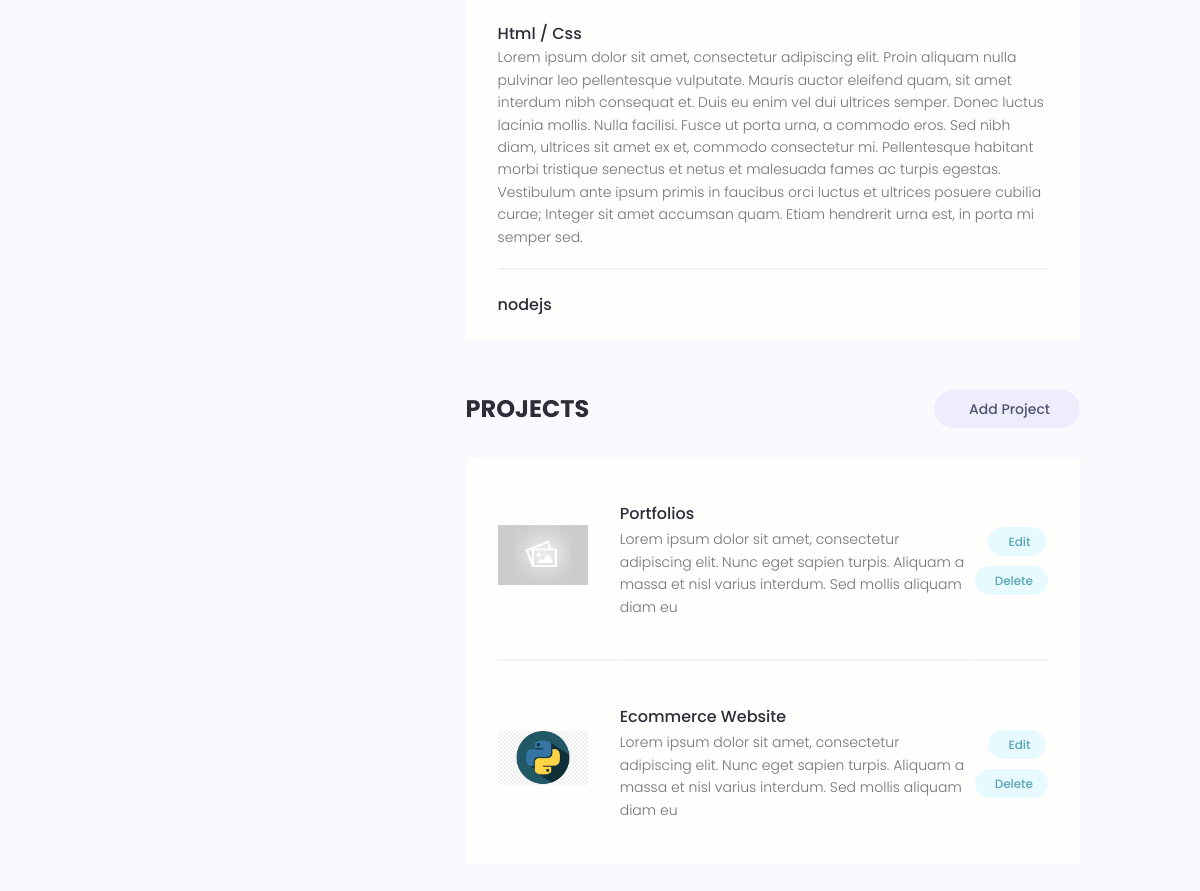
Page /account/ (signed in, lower part) on the earlier database version.
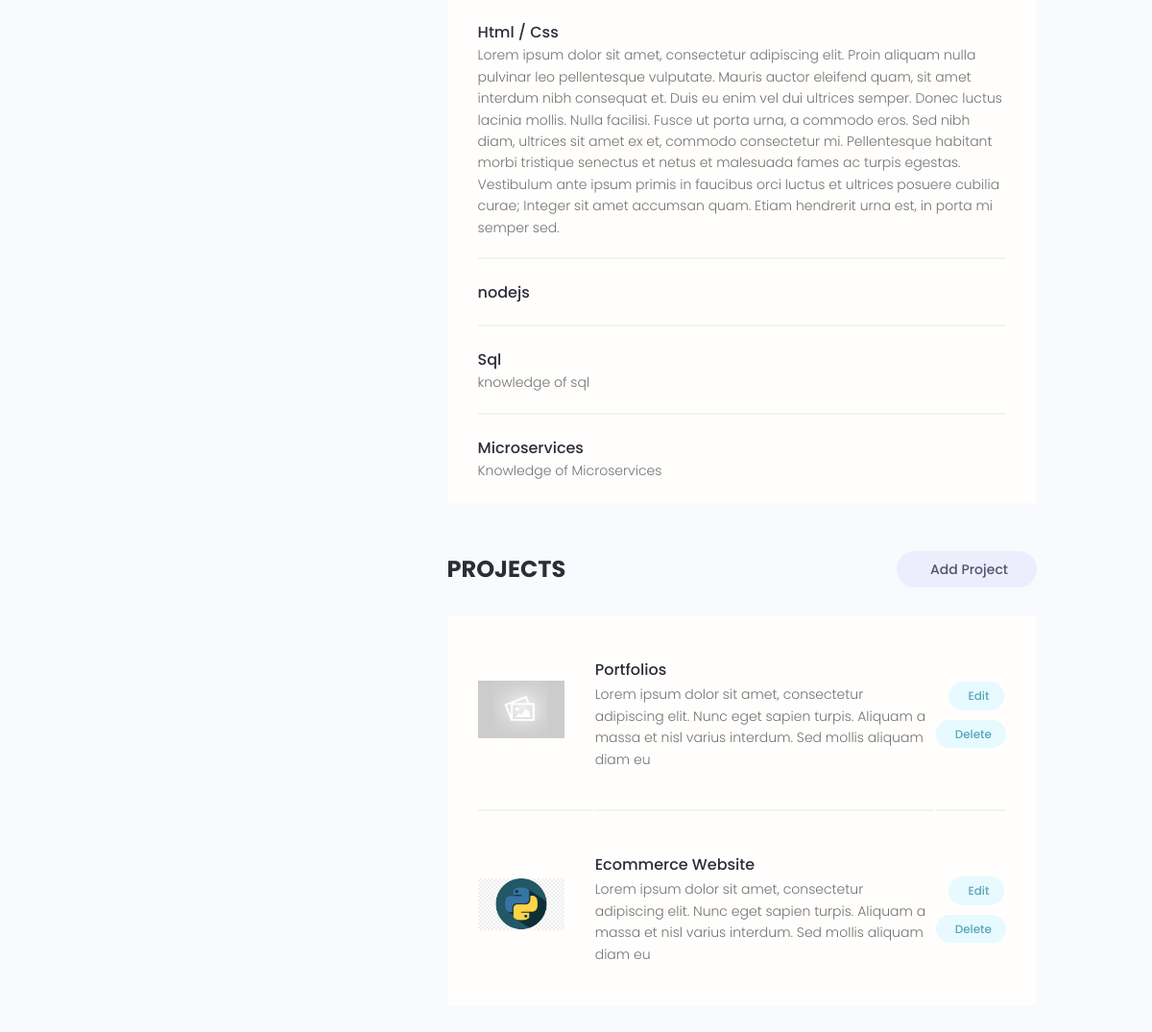
Same page on the later database version.
### users/models.py (models this page shows, shortened)
class Skill(models.Model):
    owner=models.ForeignKey(Profile,on_delete=models.CASCADE,null=True,blank=True)
    name=models.CharField(max_length=200,blank=True,null=True)
    description=models.TextField(null=True,blank=True)
    created= models.DateTimeField(auto_now_add=True) # auto_now_add adds timestamp automatically as model instance is created
    id=models.UUIDField(default=uuid.uuid4,unique=True,primary_key=True,editable=False)

### projects/models.py (models this page shows, shortened)
class Project(models.Model):
    owner=  models.ForeignKey(Profile,null=True,blank=True,on_delete=models.SET_NULL) # setting null to true here so we can run migration without data, SET_NULL is used so that we if someone deletes project accidently it can be retrived back
    title= models.CharField(max_length=200)
    description= models.TextField(null=True,blank=True)
    featured_image= models.ImageField(null=True,blank=True,default="default.jpg") # requires pillow to use
    demo_link= models.CharField(max_length=2000,null=True,blank=True)
    source_link= models.CharField(max_length=2000,null=True,blank=True)
    tags= models.ManyToManyField("Tag", blank=True) # using Tag as string since it is referenced afterwards so python will be able to find it
    vote_total= models.IntegerField(default=0,null=True,blank=True)
    vote_ratio= models.IntegerField(default=0,null=True,blank=True)
    created= models.DateTimeField(auto_now_add=True) # auto_now_add adds timestamp automatically as model instance is created
    id= models.UUIDField(default=uuid.uuid4,unique=True,primary_key=True,editable=False) # UUID 16 character unique ids

### users/views.py (the view)
# urls.py: path('account/',views.userAccount,name="account")
@login_required(login_url='login')
def userAccount(request):
    profile=request.user.profile # getting current logged in user.profile
    skills=profile.skill_set.all()
    projects=profile.project_set.all()
    context={'profile':profile,"skills":skills,"projects":projects}
    return render(request,"users/account.html",context)

### users/templates/users/account.html (shortened to what this page needs)
{% extends "main.html" %}
{% block content %}
  <main class="settingsPage profile my-md">
    <div class="container">
      <div class="layout">
        <div class="column column--1of3">
        </div>
        <div class="column column--2of3">
          <table class="settings__table">
            {% for skill in skills%}
            <tr>
              <td class="settings__tableInfo">
                <h4>{{skill.name}}</h4>
                <p>{{skill.description}}</p>
              </td>
            </tr>
            {% endfor %}
          </table>
          <div class="settings">
            <h3 class="settings__title">Projects</h3>
            <a class="tag tag--pill tag--sub settings__btn tag--lg" href="#"> Add Project</a>
          </div>
          <table class="settings__table">
            {% for project in projects %}
            <tr>
              <td class="settings__thumbnail">
                <a href="{% url 'project' project.id %}"><img src="{{project.featured_image.url}}" alt="Project Thumbnail" /></a>
              </td>
              <td class="settings__tableInfo">
                <a href="{% url 'project' project.id %}">{{project.title}}</a>
                <p>{{project.description|slice:"150"}}</p>
              </td>
              <td class="settings__tableActions">
                <a class="tag tag--pill tag--main settings__btn" href="#"> Edit</a>
                <a class="tag tag--pill tag--main settings__btn" href="#">
                  Delete</a>
              </td>
            </tr>
            {% endfor %}
          </table>
        </div>
      </div>
    </div>
  </main>
{% endblock %}

Differences in the rows shown:
added Skill: name "Sql", description "knowledge of sql"
added Skill: name "Microservices", description "Knowledge of Microservices"
